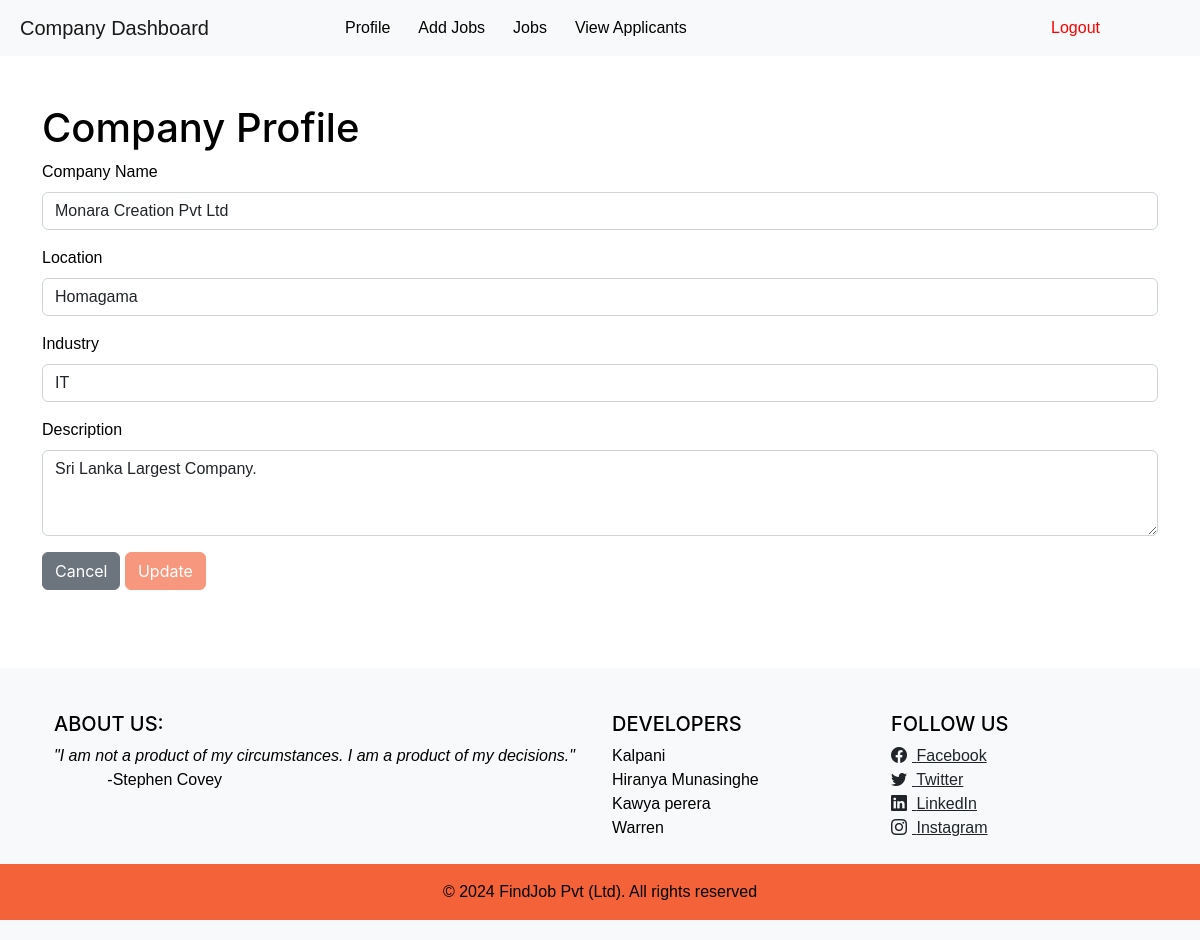
The page /company/profile.php (signed in) on the database its author committed.
### tables this page shows
CREATE TABLE IF NOT EXISTS `companies` (
  `company_id` int NOT NULL AUTO_INCREMENT,
  `user_id` int NOT NULL,
  `company_name` varchar(100) NOT NULL,
  `location` varchar(100) DEFAULT NULL,
  `industry` varchar(100) DEFAULT NULL,
  `description` text,
  PRIMARY KEY (`company_id`),
  KEY `user_id` (`user_id`)
);

### includes/functions.php (called while the page is built, shortened)
<?php
function getCompanyIdByUserId($user_id) {
    $db = dbConnect();
    $sql = "SELECT company_id FROM companies WHERE user_id =?";
    $stmt = $db->prepare($sql);
    $stmt->bind_param("i", $user_id);
    $stmt->execute();
    $result = $stmt->get_result();
    if ($result->num_rows === 1) {
        $row = $result->fetch_assoc();
        return $row['company_id'];
    } else {
        return null;
    }
}
function getCompanyDetails($company_id) {
    global $db;
    $sql = "SELECT * FROM companies WHERE company_id = ?";
    $stmt = $db->prepare($sql);
    $stmt->bind_param("i", $company_id);
    $stmt->execute();
    $result = $stmt->get_result();
    if ($result->num_rows === 1) {
        return $result->fetch_assoc();
    } else {
        return null;
    }
}
?>

### company/profile.php (the view, shortened to what this page needs)
<?php
require_once '../includes/functions.php';
$user_id = $_SESSION['user_id'];
$company_id = getCompanyIdByUserId($user_id);
$company = getCompanyDetails($company_id);
$company_name = $company['company_name'];
$location = $company['location'];
$industry = $company['industry'];
$description = $company['description'];
?>
<!DOCTYPE html>
<html lang="en">
<head>
    <link rel="stylesheet" href="../assets/index/css/styles.css">
    <link href="https://cdn.jsdelivr.net/npm/bootstrap-icons@1.5.0/font/bootstrap-icons.css" rel="stylesheet" />
    <link href="https://cdnjs.cloudflare.com/ajax/libs/SimpleLightbox/2.1.0/simpleLightbox.min.css" rel="stylesheet" />
    <link href="../assets/index/css/styles.css" rel="stylesheet" />
</head>
<body>
    <?php include '../templates/com_navbar.php'; ?>
    <div class="container mt-5">
        <h1>Company Profile</h1>
        <form id="profileForm" style="padding-bottom: 7%;" action="<?php echo htmlspecialchars($_SERVER['PHP_SELF']); ?>" method="POST" >
            <div class="mb-3">
                <label for="company_name" class="form-label">Company Name</label>
                <input type="text" class="form-control" id="company_name" name="company_name" value="<?php echo htmlspecialchars($company_name); ?>">
            </div>
            <div class="mb-3">
                <label for="location" class="form-label">Location</label>
                <input type="text" class="form-control" id="location" name="location" value="<?php echo htmlspecialchars($location); ?>">
            </div>
            <div class="mb-3">
                <label for="industry" class="form-label">Industry</label>
                <input type="text" class="form-control" id="industry" name="industry" value="<?php echo htmlspecialchars($industry); ?>">
            </div>
            <div class="mb-3">
                <label for="description" class="form-label">Description</label>
                <textarea class="form-control" id="description" name="description" rows="3"><?php echo htmlspecialchars($description); ?></textarea>
            </div>
            <button type="button" class="btn btn-secondary" onclick="cancelChanges()">Cancel</button>
            <button type="submit" class="btn btn-primary" id="updateButton" disabled>Update</button>
        </form>
    </div>
    <?php include '../templates/footer.php'; ?>
</body>
</html>

### company/profile.php (style rules this page uses)
html, body { height: 100%; }
body { display: flex; flex-direction: column; font-family: 'Merriweather Sans', sans-serif; color: #000; }

### rows shown on the page
companies: company_name "Monara Creation Pvt Ltd", location "Homagama", industry "IT", description "Sri Lanka Largest Company."
